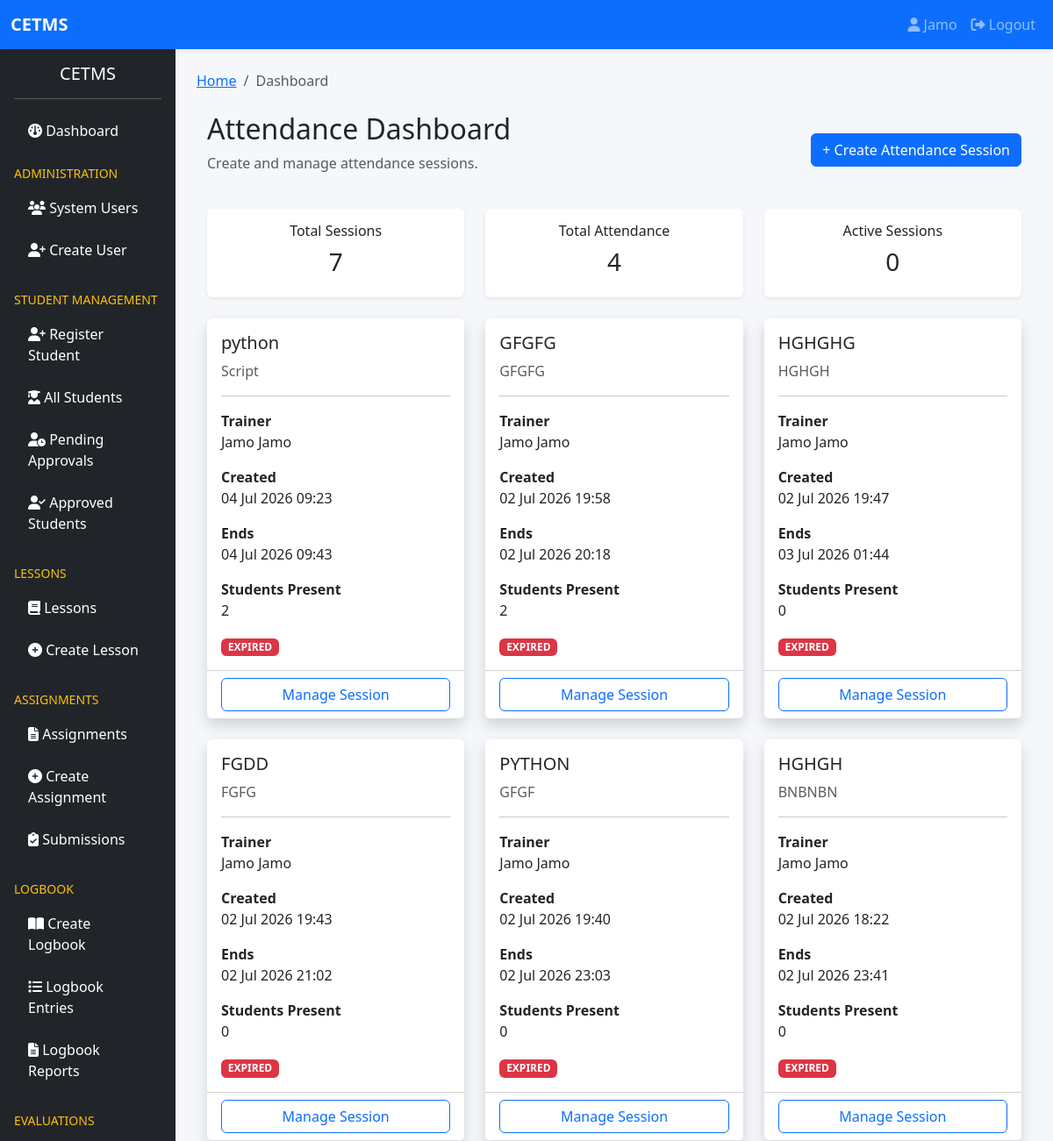
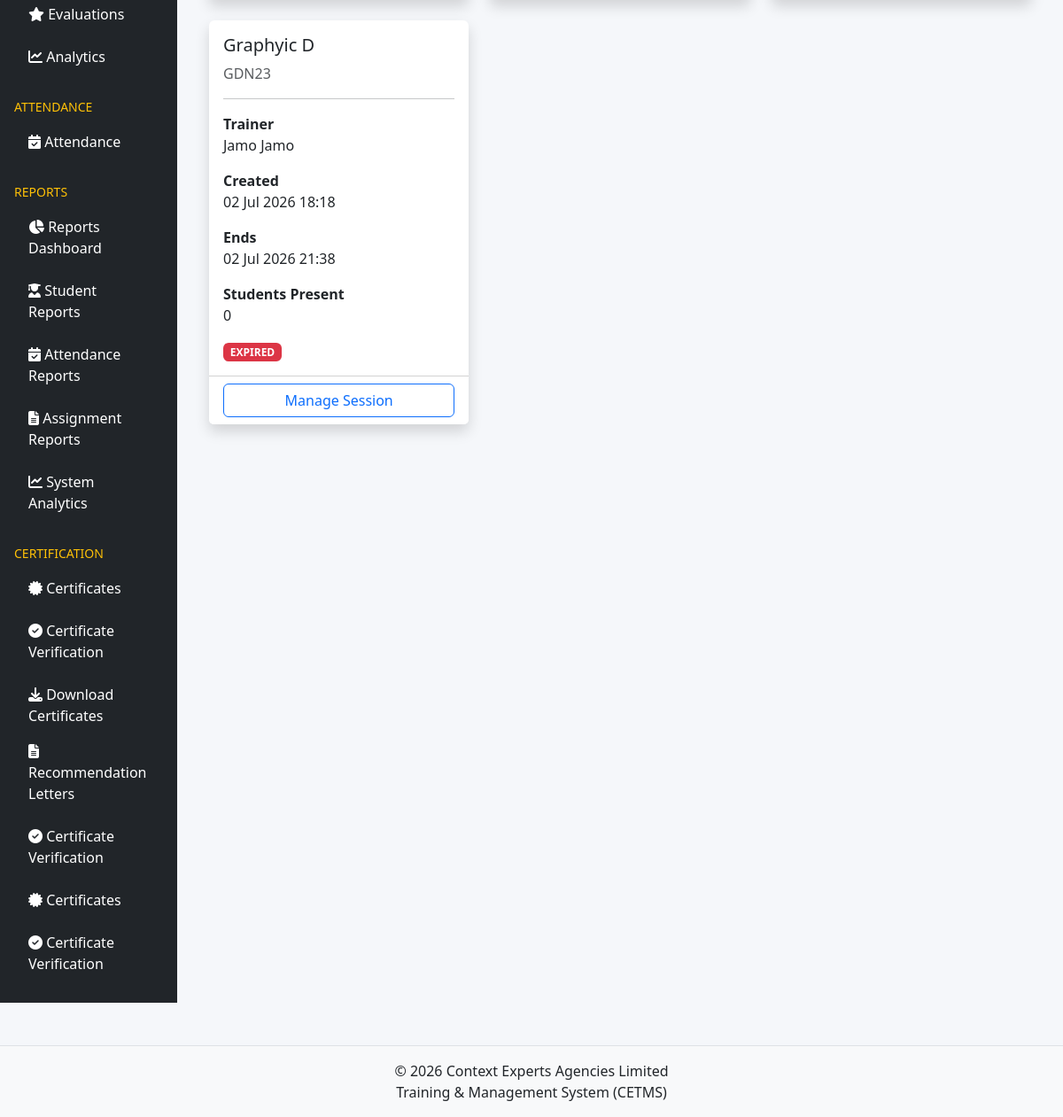
The page /attendance/dashboard/ (signed in) on the database its author committed (2 pictures, top to bottom).
### accounts/models.py (models this page shows, shortened)
class User(AbstractUser):
    ROLE_CHOICES = (
        ('SUPER_ADMIN', 'Super Admin'),
        ('TRAINER', 'Trainer'),
        ('STUDENT', 'Student'),
        ('FINANCE', 'Finance Officer'),
    )
    role = models.CharField(
        max_length=20,
        choices=ROLE_CHOICES,
        default='STUDENT'
    )
    phone_number = models.CharField(
        max_length=20,
        blank=True,
        null=True
    )
    profile_picture = models.ImageField(
        upload_to='profiles/',
        blank=True,
        null=True
    )
    is_verified = models.BooleanField(
        default=False
    )
    last_seen = models.DateTimeField(
        blank=True,
        null=True
    )
    failed_login_attempts = models.PositiveIntegerField(
        default=0
    )
    is_locked = models.BooleanField(
        default=False
    )
    created_at = models.DateTimeField(
        auto_now_add=True
    )
    updated_at = models.DateTimeField(
        auto_now=True
    )
    class Meta:
        ordering = ['-date_joined']
        verbose_name = "User"
        verbose_name_plural = "Users"

### attendance/models.py (models this page shows, shortened)
class AttendanceSession(models.Model):
    title = models.CharField(max_length=255)
    course = models.CharField(
        max_length=255,
        blank=True,
        null=True
    )
    created_by = models.ForeignKey(
        settings.AUTH_USER_MODEL,
        on_delete=models.CASCADE,
        related_name="attendance_sessions"
    )
    session_token = models.UUIDField(
        default=uuid.uuid4,
        editable=False,
        unique=True
    )
    created_at = models.DateTimeField(
        default=timezone.now,
        editable=False
    )
    updated_at = models.DateTimeField(
        auto_now=True
    )
    opens_at = models.DateTimeField(
        default=timezone.now
    )
    duration_minutes = models.PositiveIntegerField(
        default=20
    )
    expires_at = models.DateTimeField(
        blank=True,
        null=True
    )
    is_active = models.BooleanField(
        default=True
    )
    class Meta:
        ordering = ["-created_at"]
    @property
    def total_attendees(self):
        return self.records.count()
    @property
    def is_open(self):
        now = timezone.now()
        return (
            self.is_active and
            self.opens_at <= now <= self.expires_at
        )
    @property
    def is_expired(self):
        return timezone.now() > self.expires_at

### attendance/views.py (the view, shortened to what this page needs)
@login_required
def attendance_dashboard(request):
    now = timezone.now()
    AttendanceSession.objects.filter(
        is_active=True,
        expires_at__lt=now
    ).update(is_active=False)
    if is_trainer_or_admin(request.user):
        sessions = (
            AttendanceSession.objects
            .select_related("created_by")
            .order_by("-created_at")
        )
    context = {
        "sessions": sessions,
        "total_sessions": AttendanceSession.objects.count(),
        "total_records": AttendanceRecord.objects.count(),
        "active_sessions": AttendanceSession.objects.filter(
            is_active=True
        ).count(),
        "is_trainer": is_trainer_or_admin(request.user),
        "now": now,
    }
    return render(
        request,
        "attendance_dashboard.html",
        context
    )

### attendance/views.py (called while the page is built)
def is_trainer_or_admin(user):
    return (
        user.is_staff or
        getattr(user, "role", "").upper() == "TRAINER"
    )

### attendance/templates/attendance_dashboard.html (shortened to what this page needs)
{% extends "base.html" %}
{% block content %}
<div class="container mt-4">
    <div class="d-flex justify-content-between align-items-center mb-4">
        <div>
            <h2>Attendance Dashboard</h2>
            {% if is_trainer %}
                <p class="text-muted">
                    Create and manage attendance sessions.
                </p>
            {% else %}
                <p class="text-muted">
                    Available attendance sessions are shown below. Mark your attendance before time expires.
                </p>
            {% endif %}
        </div>
        {% if is_trainer %}
        <a href="{% url 'attendance:create' %}" class="btn btn-primary">
            + Create Attendance Session
        </a>
        {% endif %}
    </div>
    <div class="row mb-4">
        <div class="col-md-4">
            <div class="card shadow-sm text-center">
                <div class="card-body">
                    <h6>Total Sessions</h6>
                    <h3>{{ total_sessions }}</h3>
                </div>
            </div>
        </div>
        <div class="col-md-4">
            <div class="card shadow-sm text-center">
                <div class="card-body">
                    <h6>Total Attendance</h6>
                    <h3>{{ total_records }}</h3>
                </div>
            </div>
        </div>
        <div class="col-md-4">
            <div class="card shadow-sm text-center">
                <div class="card-body">
                    <h6>Active Sessions</h6>
                    <h3>{{ active_sessions }}</h3>
                </div>
            </div>
        </div>
    </div>
    {% if sessions %}
    <div class="row">
        {% for session in sessions %}
        <div class="col-lg-4 col-md-6 mb-4">
            <div class="card shadow h-100">
                <div class="card-body">
                    <h5>{{ session.title }}</h5>
                    <p class="text-muted">
                        {{ session.course }}
                    </p>
                    <hr>
                    <p>
                        <strong>Trainer</strong><br>
                        {{ session.created_by.get_full_name|default:session.created_by.username }}
                    </p>
                    <p>
                        <strong>Created</strong><br>
                        {{ session.created_at|date:"d M Y H:i" }}
                    </p>
                    <p>
                        <strong>Ends</strong><br>
                        {{ session.expires_at|date:"d M Y H:i" }}
                    </p>
                    <p>
                        <strong>Students Present</strong><br>
                        {{ session.total_attendees }}
                    </p>
                    {% if session.is_open %}
                        <span class="badge bg-success">
                            OPEN
                        </span>
                    {% elif session.is_expired %}
                        <span class="badge bg-danger">
                            EXPIRED
                        </span>
                    {% else %}
                        <span class="badge bg-secondary">
                            CLOSED
                        </span>
                    {% endif %}
                </div>
                <div class="card-footer bg-white">
                    {% if is_trainer %}
                    <div class="d-grid">
                        <a href="{% url 'attendance:session_detail' session.id %}"
                           class="btn btn-outline-primary">
                            Manage Session
                        </a>
                    </div>
                    {% endif %}
                </div>
            </div>
        </div>
        {% endfor %}
    </div>
    {% endif %}
</div>
{% endblock %}

### templates/partials/navbar.html (shortened to what this page needs)
<nav class="navbar navbar-expand-lg navbar-dark bg-primary shadow-sm">
    <div class="container-fluid">
        <a class="navbar-brand fw-bold" href="#">
            CETMS
        </a>
        <div class="collapse navbar-collapse" id="navbarNav">
            <ul class="navbar-nav ms-auto">
                {% if user.is_authenticated %}
                    <li class="nav-item">
                        <a class="nav-link"
                           href="{% url 'accounts:profile' %}">
                            <i class="fa fa-user"></i>
                            {{ user.username }}
                        </a>
                    </li>
                    <li class="nav-item">
                        <a class="nav-link"
                           href="{% url 'accounts:logout' %}">
                            <i class="fa fa-sign-out-alt"></i>
                            Logout
                        </a>
                    </li>
                {% endif %}
            </ul>
        </div>
    </div>
</nav>

### static/css/style.css (style rules this page uses)
body { background:#f5f7fa; }
.card { border:none; }

### rows shown on the page
User: username "Jamo"
AttendanceSession: title "python", course "Script", created_by.get_full_name "Jamo Jamo", created_at "04 Jul 2026 09:23", expires_at "04 Jul 2026 09:43", total_attendees "2", is_active "EXPIRED"
AttendanceSession: title "GFGFG", course "GFGFG", created_by.get_full_name "Jamo Jamo", created_at "02 Jul 2026 19:58", expires_at "02 Jul 2026 20:18", total_attendees "2", is_active "EXPIRED"
AttendanceSession: title "HGHGHG", course "HGHGH", created_by.get_full_name "Jamo Jamo", created_at "02 Jul 2026 19:47", expires_at "03 Jul 2026 01:44", total_attendees "0", is_active "EXPIRED"
AttendanceSession: title "FGDD", course "FGFG", created_by.get_full_name "Jamo Jamo", created_at "02 Jul 2026 19:43", expires_at "02 Jul 2026 21:02", total_attendees "0", is_active "EXPIRED"
AttendanceSession: title "PYTHON", course "GFGF", created_by.get_full_name "Jamo Jamo", created_at "02 Jul 2026 19:40", expires_at "02 Jul 2026 23:03", total_attendees "0", is_active "EXPIRED"
AttendanceSession: title "HGHGH", course "BNBNBN", created_by.get_full_name "Jamo Jamo", created_at "02 Jul 2026 18:22", expires_at "02 Jul 2026 23:41", total_attendees "0", is_active "EXPIRED"
AttendanceSession: title "Graphyic D", course "GDN23", created_by.get_full_name "Jamo Jamo", created_at "02 Jul 2026 18:18", expires_at "02 Jul 2026 21:38", total_attendees "0", is_active "EXPIRED"

### other values the page prints
{{ total_sessions }} "7"
{{ total_records }} "4"
{{ active_sessions }} "0"
